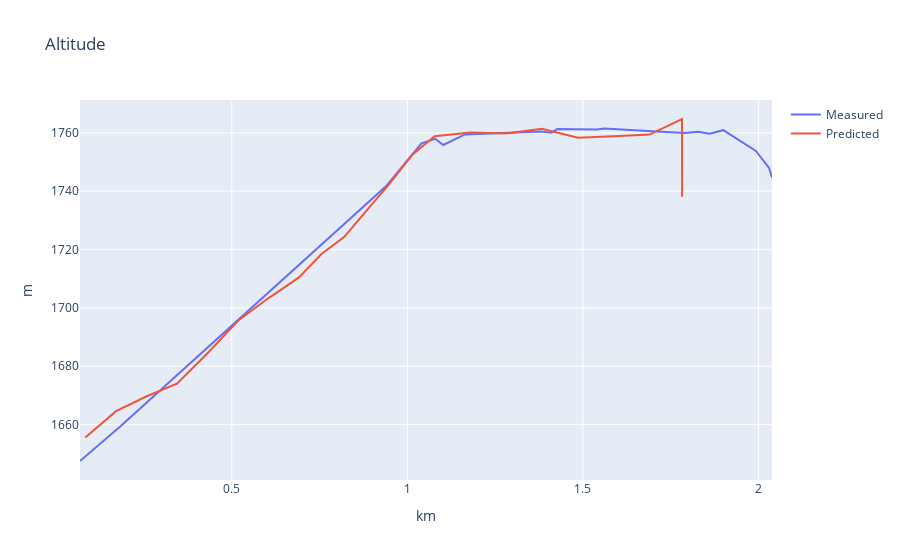
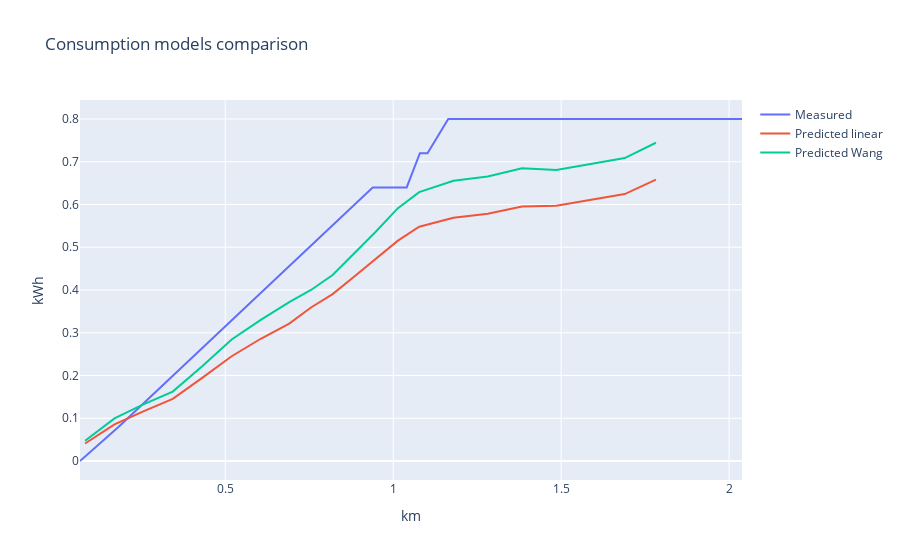
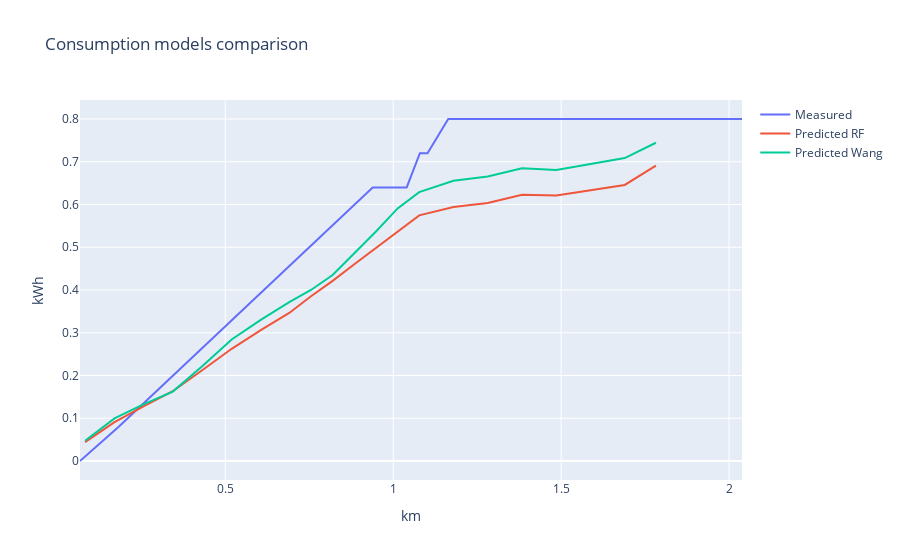

The code cell stored with these charts, in order, in its notebook:
### Code cell
def graficar(prueba, usuario, soc, modelo):
    now = datetime.datetime.now(pytz.timezone('America/Bogota'))
    o = (prueba['latitude'].iloc[0], prueba['longitude'].iloc[0])
    d = (prueba['latitude'].iloc[-1], prueba['longitude'].iloc[-1])
    a = gmaps.directions(origin=o,
                         destination=d,
                         mode='driving', alternatives=False,
                         departure_time=now, traffic_model='optimistic')

    df = google_query.get_segments(a)

    consumption, time, df = google_query.calculate_consumption(segments=df,
                                                               model=modelo,
                                                               soc=soc,
                                                               user=usuario)
    df = df.sort_values(by=['id'])
    fig = go.Figure([go.Scatter(x=prueba['run'].cumsum()/1000,
                                y=prueba['elevation'],
                                name='Measured')])

    fig.add_trace(go.Scatter(x=df['kms'].cumsum(),
                             y=df['end_elevation'],
                             name='Predicted'))
    fig.update_layout(
        title="Altitude",
        xaxis_title="km",
        yaxis_title="m")
    fig.show()

    models = ['linear', 'RF','XGB','ANN']
    c_ini = prueba['capacity'].iloc[0]

    # Wang
    df['consumptionWh_wang'] = wang(df)

    for model in models:
        fig = go.Figure([go.Scatter(x=prueba['run'].cumsum()/1000,
                                    y=c_ini - prueba['capacity'],
                                    name='Measured')])

        fig.add_trace(go.Scatter(x=df['kms'].cumsum(),
                                 y=df['consumptionWh_'+ model].cumsum()/1000,
                                 name='Predicted ' + model))

        fig.add_trace(go.Scatter(x=df['kms'].cumsum(),
                                 y=df['consumptionWh_wang'].cumsum(),
                                 name='Predicted Wang'))

        fig.update_layout(
            title="Consumption models comparison",
            xaxis_title="km",
            yaxis_title="kWh")
        fig.show()

        cons_real = prueba['capacity'].iloc[0] - prueba['capacity'].iloc[-1]
        print(cons_real)
        print(abs(cons_real - df['consumptionWh_'+ model].cumsum().iloc[-1]/1000))

        model_error = abs(100*(cons_real - df['consumptionWh_' + model].cumsum().iloc[-1]/1000) / cons_real)
        print('Error % ' + model + ":", model_error)

        wang_error = abs(100*(cons_real - df['consumptionWh_wang'].cumsum().iloc[-1]) / cons_real)
        print('Error % Wang',wang_error)

    Wang_errors.append(wang_error)
    ANN_errors.append(model_error)

    return df
    
p1 = graficar(prueba_1, 'Jesus_Villa', 100, 'linear')

### Figure 1 — Plotly figure (JSON) as saved in the notebook; plotly's stock layout.template omitted (floating-point values rounded to 4 significant figures)
{"data": [{"name": "Measured", "type": "scatter", "x": [0.06763, 0.1829, 0.939, 1.04, 1.079, 1.102, 1.164, 1.38, 1.41, 1.427, 1.539, 1.561, 1.71, 1.789, 1.829, 1.829, 1.861, 1.9, 1.992, 2.03, 2.038], "y": [1648.0, 1659.0, 1742.0, 1756.0, 1758.0, 1756.0, 1759.0, 1761.0, 1760.0, 1761.0, 1761.0, 1761.0, 1760.0, 1760.0, 1760.0, 1760.0, 1760.0, 1761.0, 1754.0, 1748.0, 1745.0]}, {"name": "Predicted", "type": "scatter", "x": [0.08277, 0.1703, 0.2579, 0.3438, 0.4314, 0.5192, 0.6058, 0.6905, 0.6905, 0.7553, 0.8197, 0.8843, 0.9481, 1.013, 1.077, 1.077, 1.179, 1.281, 1.384, 1.486, 1.588, 1.689, 1.782, 1.782], "y": [1656.0, 1665.0, 1670.0, 1674.0, 1685.0, 1696.0, 1703.0, 1710.0, 1710.0, 1718.0, 1724.0, 1733.0, 1742.0, 1752.0, 1759.0, 1759.0, 1760.0, 1760.0, 1761.0, 1758.0, 1759.0, 1759.0, 1765.0, 1738.0]}], "layout": {"title": {"text": "Altitude"}, "xaxis": {"title": {"text": "km"}}, "yaxis": {"title": {"text": "m"}}}}

### Figure 2 — Plotly figure (JSON) as saved in the notebook; plotly's stock layout.template omitted (floating-point values rounded to 4 significant figures)
{"data": [{"name": "Measured", "type": "scatter", "x": [0.06763, 0.1829, 0.939, 1.04, 1.079, 1.102, 1.164, 1.38, 1.41, 1.427, 1.539, 1.561, 1.71, 1.789, 1.829, 1.829, 1.861, 1.9, 1.992, 2.03, 2.038], "y": [0.0, 0.08, 0.64, 0.64, 0.72, 0.72, 0.8, 0.8, 0.8, 0.8, 0.8, 0.8, 0.8, 0.8, 0.8, 0.8, 0.8, 0.8, 0.8, 0.8, 0.8]}, {"name": "Predicted linear", "type": "scatter", "x": [0.08277, 0.1703, 0.2579, 0.3438, 0.4314, 0.5192, 0.6058, 0.6905, 0.6905, 0.7553, 0.8197, 0.8843, 0.9481, 1.013, 1.077, 1.077, 1.179, 1.281, 1.384, 1.486, 1.588, 1.689, 1.782, 1.782], "y": [0.0409, 0.08565, 0.1168, 0.1454, 0.1944, 0.2451, 0.2859, 0.3215, 0.3215, 0.3591, 0.3904, 0.4314, 0.4717, 0.5149, 0.5479, 0.5479, 0.5688, 0.5786, 0.5952, 0.5972, 0.6108, 0.6244, 0.6582, 0.6583]}, {"name": "Predicted Wang", "type": "scatter", "x": [0.08277, 0.1703, 0.2579, 0.3438, 0.4314, 0.5192, 0.6058, 0.6905, 0.6905, 0.7553, 0.8197, 0.8843, 0.9481, 1.013, 1.077, 1.077, 1.179, 1.281, 1.384, 1.486, 1.588, 1.689, 1.782, 1.782], "y": [0.04753, 0.09971, 0.1332, 0.1624, 0.2219, 0.2844, 0.33, 0.3718, 0.3718, 0.4001, 0.435, 0.4861, 0.5362, 0.5909, 0.6288, 0.6288, 0.6555, 0.6655, 0.6846, 0.6808, 0.6947, 0.7086, 0.7445, 0.7445]}], "layout": {"title": {"text": "Consumption models comparison"}, "xaxis": {"title": {"text": "km"}}, "yaxis": {"title": {"text": "kWh"}}}}

### Figure 3 — Plotly figure (JSON) as saved in the notebook; plotly's stock layout.template omitted (floating-point values rounded to 4 significant figures)
{"data": [{"name": "Measured", "type": "scatter", "x": [0.06763, 0.1829, 0.939, 1.04, 1.079, 1.102, 1.164, 1.38, 1.41, 1.427, 1.539, 1.561, 1.71, 1.789, 1.829, 1.829, 1.861, 1.9, 1.992, 2.03, 2.038], "y": [0.0, 0.08, 0.64, 0.64, 0.72, 0.72, 0.8, 0.8, 0.8, 0.8, 0.8, 0.8, 0.8, 0.8, 0.8, 0.8, 0.8, 0.8, 0.8, 0.8, 0.8]}, {"name": "Predicted RF", "type": "scatter", "x": [0.08277, 0.1703, 0.2579, 0.3438, 0.4314, 0.5192, 0.6058, 0.6905, 0.6905, 0.7553, 0.8197, 0.8843, 0.9481, 1.013, 1.077, 1.077, 1.179, 1.281, 1.384, 1.486, 1.588, 1.689, 1.782, 1.782], "y": [0.04405, 0.09103, 0.1283, 0.1632, 0.2123, 0.2625, 0.3063, 0.3464, 0.3464, 0.3855, 0.4214, 0.4601, 0.4984, 0.538, 0.5746, 0.5746, 0.594, 0.6034, 0.6226, 0.6211, 0.6335, 0.6458, 0.6909, 0.691]}, {"name": "Predicted Wang", "type": "scatter", "x": [0.08277, 0.1703, 0.2579, 0.3438, 0.4314, 0.5192, 0.6058, 0.6905, 0.6905, 0.7553, 0.8197, 0.8843, 0.9481, 1.013, 1.077, 1.077, 1.179, 1.281, 1.384, 1.486, 1.588, 1.689, 1.782, 1.782], "y": [0.04753, 0.09971, 0.1332, 0.1624, 0.2219, 0.2844, 0.33, 0.3718, 0.3718, 0.4001, 0.435, 0.4861, 0.5362, 0.5909, 0.6288, 0.6288, 0.6555, 0.6655, 0.6846, 0.6808, 0.6947, 0.7086, 0.7445, 0.7445]}], "layout": {"title": {"text": "Consumption models comparison"}, "xaxis": {"title": {"text": "km"}}, "yaxis": {"title": {"text": "kWh"}}}}
